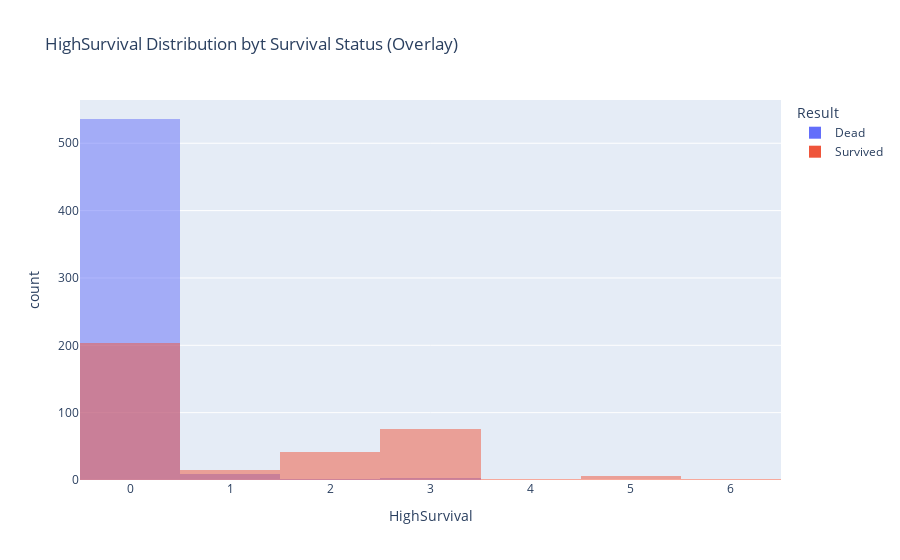

Here is the notebook cell this chart was saved with:
### Code cell
import plotly.express as px

train_high = train.copy()


train_high["Result"] = train_high["Survived"].map({0: "Dead", 1: "Survived"})

fig = px.histogram(
    train_high,
    x="HighSurvival",
    color="Result",
    barmode="overlay",
    title="HighSurvival Distribution byt Survival Status (Overlay)"
)
fig.show()

### Figure 1 — Plotly figure (JSON) as saved in the notebook; plotly's stock layout.template omitted (floating-point values rounded to 4 significant figures; data arrays with more than 128 entries replaced by an {"elided": "..."} marker saying what was removed)
{"data": [{"alignmentgroup": "True", "bingroup": "x", "hovertemplate": "Result=Dead<br>HighSurvival=%{x}<br>count=%{y}<extra></extra>", "legendgroup": "Dead", "marker": {"color": "#636efa", "opacity": 0.5, "pattern": {"shape": ""}}, "name": "Dead", "offsetgroup": "Dead", "orientation": "v", "showlegend": true, "type": "histogram", "x": {"elided": "549 int values"}, "xaxis": "x", "yaxis": "y"}, {"alignmentgroup": "True", "bingroup": "x", "hovertemplate": "Result=Survived<br>HighSurvival=%{x}<br>count=%{y}<extra></extra>", "legendgroup": "Survived", "marker": {"color": "#EF553B", "opacity": 0.5, "pattern": {"shape": ""}}, "name": "Survived", "offsetgroup": "Survived", "orientation": "v", "showlegend": true, "type": "histogram", "x": {"elided": "342 int values"}, "xaxis": "x", "yaxis": "y"}], "layout": {"barmode": "overlay", "legend": {"title": {"text": "Result"}, "tracegroupgap": 0}, "title": {"text": "HighSurvival Distribution byt Survival Status (Overlay)"}, "xaxis": {"anchor": "y", "domain": [0, 1], "title": {"text": "HighSurvival"}}, "yaxis": {"anchor": "x", "domain": [0, 1], "title": {"text": "count"}}}}
